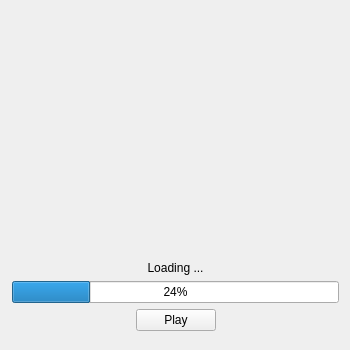
<?xml version="1.0" encoding="UTF-8"?>
<ui version="4.0">
 <class>MainWindow</class>
 <widget class="QMainWindow" name="MainWindow">
  <property name="geometry">
   <rect>
    <x>0</x>
    <y>0</y>
    <width>350</width>
    <height>350</height>
   </rect>
  </property>
  <property name="sizePolicy">
   <sizepolicy hsizetype="Fixed" vsizetype="Fixed">
    <horstretch>0</horstretch>
    <verstretch>0</verstretch>
   </sizepolicy>
  </property>
  <property name="minimumSize">
   <size>
    <width>350</width>
    <height>350</height>
   </size>
  </property>
  <property name="maximumSize">
   <size>
    <width>350</width>
    <height>350</height>
   </size>
  </property>
  <property name="windowTitle">
   <string>Spicy Launcher</string>
  </property>
  <widget class="AdWidget" name="centralWidget">
   <widget class="QWidget" name="widgetInformation" native="true">
    <property name="geometry">
     <rect>
      <x>0</x>
      <y>230</y>
      <width>351</width>
      <height>101</height>
     </rect>
    </property>
    <property name="sizePolicy">
     <sizepolicy hsizetype="Fixed" vsizetype="Fixed">
      <horstretch>0</horstretch>
      <verstretch>0</verstretch>
     </sizepolicy>
    </property>
    <layout class="QGridLayout" name="gridLayout_2">
     <property name="leftMargin">
      <number>12</number>
     </property>
     <property name="topMargin">
      <number>0</number>
     </property>
     <property name="rightMargin">
      <number>12</number>
     </property>
     <property name="bottomMargin">
      <number>0</number>
     </property>
     <item row="3" column="1">
      <widget class="QPushButton" name="buttonPlay">
       <property name="text">
        <string>Play</string>
       </property>
      </widget>
     </item>
     <item row="3" column="2">
      <spacer name="spacerRight">
       <property name="orientation">
        <enum>Qt::Horizontal</enum>
       </property>
       <property name="sizeHint" stdset="0">
        <size>
         <width>40</width>
         <height>20</height>
        </size>
       </property>
      </spacer>
     </item>
     <item row="1" column="0" colspan="3">
      <widget class="QLabel" name="labelReport">
       <property name="text">
        <string>Loading ...</string>
       </property>
       <property name="alignment">
        <set>Qt::AlignCenter</set>
       </property>
      </widget>
     </item>
     <item row="3" column="0">
      <spacer name="spacerLeft">
       <property name="orientation">
        <enum>Qt::Horizontal</enum>
       </property>
       <property name="sizeHint" stdset="0">
        <size>
         <width>40</width>
         <height>20</height>
        </size>
       </property>
      </spacer>
     </item>
     <item row="2" column="0" colspan="3">
      <widget class="QProgressBar" name="progressReport">
       <property name="value">
        <number>24</number>
       </property>
      </widget>
     </item>
     <item row="0" column="1">
      <spacer name="spacerTop">
       <property name="orientation">
        <enum>Qt::Vertical</enum>
       </property>
       <property name="sizeHint" stdset="0">
        <size>
         <width>20</width>
         <height>40</height>
        </size>
       </property>
      </spacer>
     </item>
    </layout>
   </widget>
   <widget class="QPushButton" name="buttonClose">
    <property name="geometry">
     <rect>
      <x>310</x>
      <y>0</y>
      <width>31</width>
      <height>31</height>
     </rect>
    </property>
    <property name="icon">
     <iconset resource="assets.qrc">
      <normaloff>:/images/close_press.png</normaloff>:/images/close_press.png</iconset>
    </property>
    <property name="iconSize">
     <size>
      <width>32</width>
      <height>32</height>
     </size>
    </property>
    <property name="flat">
     <bool>true</bool>
    </property>
   </widget>
  </widget>
  <widget class="QMenuBar" name="menuBar">
   <property name="geometry">
    <rect>
     <x>0</x>
     <y>0</y>
     <width>350</width>
     <height>22</height>
    </rect>
   </property>
  </widget>
 </widget>
 <layoutdefault spacing="6" margin="11"/>
 <customwidgets>
  <customwidget>
   <class>AdWidget</class>
   <extends>QWidget</extends>
   <header>adwidget.h</header>
   <container>1</container>
  </customwidget>
 </customwidgets>
 <resources>
  <include location="assets.qrc"/>
 </resources>
 <connections/>
</ui>
